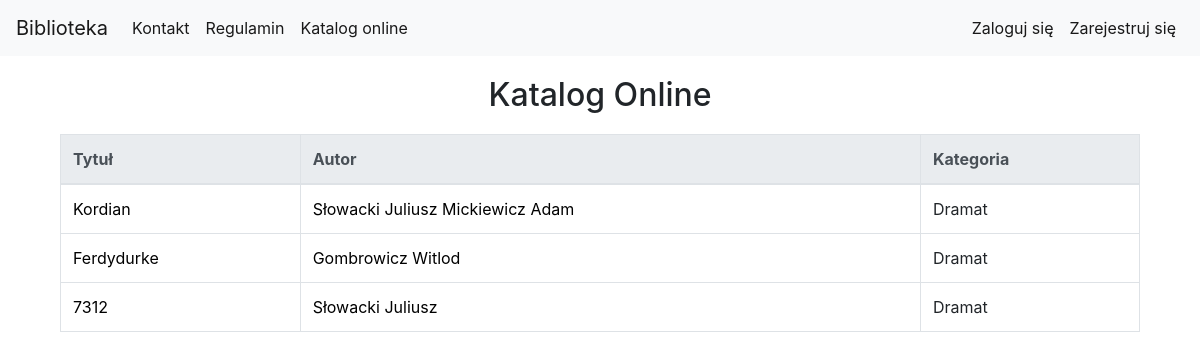
/library/book_list/, run on an earlier commit of the app's database.
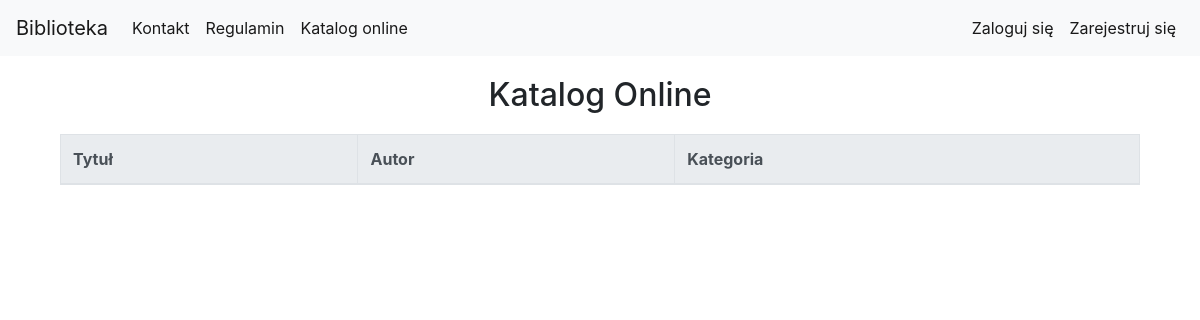
And on a later commit of the database.
### library_app/models.py (models this page shows, shortened)
class Book(models.Model):
    authors = models.ManyToManyField(Author, related_name='book_authors')
    category = models.ForeignKey(Category, related_name='book_categories')
    publishing_house = models.ForeignKey(PublishingHouse, related_name='publishing_houses')
    isbn = models.CharField(max_length=30, unique=True)
    title = models.CharField(max_length=200)
    description = models.TextField(blank=True, default='')
    publish_date = models.DateField(auto_now=False)
    edition = models.IntegerField(default=1)
    image_url = models.URLField(default='', blank=True, null=True)
    add_date = models.DateTimeField(auto_now=True)
    is_borrowed = models.BooleanField(default=False)
    slug = models.SlugField(allow_unicode=True, unique=True)

class Author(models.Model):
    first_name = models.CharField(max_length=200)
    last_name = models.CharField(max_length=200)
    country = models.CharField(max_length=200)
    biography = models.TextField(default='', blank=True, null=True)
    birth_place = models.CharField(max_length=200, default='', blank=True, null=True)
    image_url = models.URLField(default='', blank=True, null=True)
    years_of_life = models.CharField(max_length=10, default='', blank=True, null=True)
    def __str__(self):
        return self.last_name + " " + self.first_name

class Category(models.Model):
    name = models.CharField(max_length=400)
    def __str__(self):
        return self.name

### library_app/views.py (the view)
class BookListView(generic.ListView):
    model = models.Book

### library_app/templates/library_app/book_list.html
{% extends "base.html" %}
{% block body_block %}
<div class="container">
    <div class="page-title">
        <h2>Katalog Online</h2>
    </div>
        <table class="table table-bordered table-hover">
            <thead class="thead-light">
                <tr>
                    <th scope="col">Tytuł</th>
                    <th scope="col">Autor</th>
                    <th scope="col">Kategoria</th>
                </tr>
            </thead>
            <tbody>
            {% for book in book_list %}
                    <tr>
                        <td><a href="{% url 'library_app:book_detail' pk=book.pk %}">{{book.title}}</a></td>
                        <td>
                            {% for author in book.authors.all %}
                                <a href="{% url 'library_app:author_detail' pk=author.pk %}">{{author}}</a>
                            {% endfor %}
                        </td>
                        <td>{{book.category}}</td>
                    </tr>
            {% endfor %}
            </tbody>
        </table>
</div>
{% endblock %}

### templates/base.html (shortened to what this page needs)
<!DOCTYPE html>
{% load static %}
<html lang="pl">
<head>
    <link rel="stylesheet" href="{% static '/bootstrap/css/bootstrap.min.css' %}">
    <link rel="stylesheet" href="{% static 'bootstrap/js/bootstrap.min.js' %}">
    <link rel="stylesheet" href="{% static 'js/jquery-3.3.1.min.js' %}">
    <link rel="stylesheet" href="{% static 'js/popper.min.js' %}">
    <link rel="stylesheet" href="{% static 'css/style.css' %}">
</head>
<body>
    <nav class="navbar navbar-expand-lg navbar-light bg-light">
        <a class="navbar-brand" href="{% url 'index' %}">Biblioteka</a>
        <div id="navbarNavDropdown" class="navbar-collapse collapse">
            <ul class="navbar-nav mr-auto">
                <li class="nav-item active">
                    <a class="nav-link" href="{% url 'contact' %}">Kontakt</a>
                </li>
                <li class="nav-item active">
                    <a class="nav-link" href="{% url 'regulations' %}">Regulamin</a>
                </li>
                <li class="nav-item active">
                    <a class="nav-link" href="{% url 'library_app:book_list' %}">Katalog online</a>
                </li>
            </ul>
            <ul class="navbar-nav">
            {% if user.is_authenticated %}
                <li class="nav-item active">
                    <a class="nav-link" href="{% url 'library_app:book_create' %}">Dodaj nową książkę</a>
                </li>
                 <li class="nav-item active">
                    <a class="nav-link" href="{% url 'library_app:author_create' %}">Dodaj autora</a>
                </li>
                <li class="nav-item active">
                    <p class="nav-link">Witaj {{user.first_name}} {{user.last_name}}</p>
                </li>
                <li class="nav-item active">
                  <a class="nav-link" href="{% url 'accounts:logout' %}">Wyloguj</a>
                </li>
    		{% else %}
    			<li class="nav-item active">
                    <a class="nav-link" href="{% url 'accounts:login' %}">Zaloguj się</a>
                </li>
                <li class="nav-item active">
                    <a class="nav-link" href="{% url 'accounts:signup' %}">Zarejestruj się</a>
                </li>
    		{% endif %}
            </ul>
        </div>
    </nav>
    <div class="container">
         {% block body_block %}{% endblock %}
    </div>
</body>
</html>

### static/css/style.css (style rules this page uses)
.page-title { margin-top: 20px; margin-bottom: 20px; text-align: center; }
ul { list-style: none; }
a { text-decoration: none; color: black; }

What changed in the data, as far as the page shows it:
removed Book: title "Kordian", category "Dramat"
removed Author: last_name+first_name "Słowacki Juliusz"
removed Author: last_name+first_name "Mickiewicz Adam", shown under "Kordian"
removed Book: title "Ferdydurke", category "Dramat"
removed Author: last_name+first_name "Gombrowicz Witlod", shown under "Ferdydurke"
removed Book: title "7312", category "Dramat"
